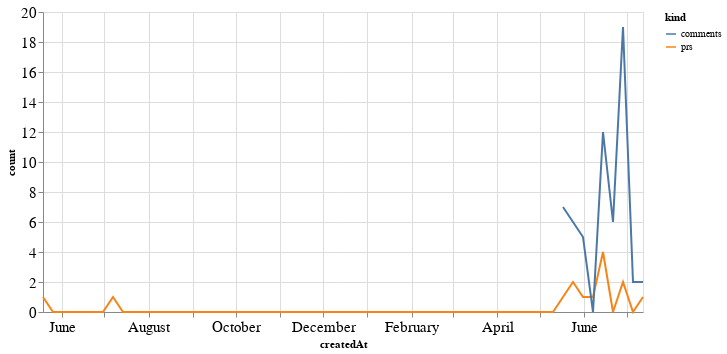

Notebook source saved alongside this figure:
### Code cell
alt.Chart(total_time, width=600).mark_line().encode(
    x='createdAt',
    y='count',
    color='kind'
)

### Figure 1 — Vega-Lite specification as saved in the notebook (floating-point values rounded to 4 significant figures)
{"config": {"axisLeft": {"labelFontSize": 15}, "axisBottom": {"labelFontSize": 15}}, "data": {"name": "data-b883c81db1449d7e592c55b234ad24ed"}, "mark": "line", "encoding": {"color": {"type": "nominal", "field": "kind"}, "x": {"type": "temporal", "field": "createdAt"}, "y": {"type": "quantitative", "field": "count"}}, "width": 600, "$schema": "https://vega.github.io/schema/vega-lite/v4.8.1.json", "datasets": {"data-b883c81db1449d7e592c55b234ad24ed": [{"createdAt": "2019-05-19T00:00:00", "kind": "prs", "count": 1.0}, {"createdAt": "2019-05-26T00:00:00", "kind": "prs", "count": 0.0}, {"createdAt": "2019-06-02T00:00:00", "kind": "prs", "count": 0.0}, {"createdAt": "2019-06-09T00:00:00", "kind": "prs", "count": 0.0}, {"createdAt": "2019-06-16T00:00:00", "kind": "prs", "count": 0.0}, {"createdAt": "2019-06-23T00:00:00", "kind": "prs", "count": 0.0}, {"createdAt": "2019-06-30T00:00:00", "kind": "prs", "count": 0.0}, {"createdAt": "2019-07-07T00:00:00", "kind": "prs", "count": 1.0}, {"createdAt": "2019-07-14T00:00:00", "kind": "prs", "count": 0.0}, {"createdAt": "2019-07-21T00:00:00", "kind": "prs", "count": 0.0}, {"createdAt": "2019-07-28T00:00:00", "kind": "prs", "count": 0.0}, {"createdAt": "2019-08-04T00:00:00", "kind": "prs", "count": 0.0}, {"createdAt": "2019-08-11T00:00:00", "kind": "prs", "count": 0.0}, {"createdAt": "2019-08-18T00:00:00", "kind": "prs", "count": 0.0}, {"createdAt": "2019-08-25T00:00:00", "kind": "prs", "count": 0.0}, {"createdAt": "2019-09-01T00:00:00", "kind": "prs", "count": 0.0}, {"createdAt": "2019-09-08T00:00:00", "kind": "prs", "count": 0.0}, {"createdAt": "2019-09-15T00:00:00", "kind": "prs", "count": 0.0}, {"createdAt": "2019-09-22T00:00:00", "kind": "prs", "count": 0.0}, {"createdAt": "2019-09-29T00:00:00", "kind": "prs", "count": 0.0}, {"createdAt": "2019-10-06T00:00:00", "kind": "prs", "count": 0.0}, {"createdAt": "2019-10-13T00:00:00", "kind": "prs", "count": 0.0}, {"createdAt": "2019-10-20T00:00:00", "kind": "prs", "count": 0.0}, {"createdAt": "2019-10-27T00:00:00", "kind": "prs", "count": 0.0}, {"createdAt": "2019-11-03T00:00:00", "kind": "prs", "count": 0.0}, {"createdAt": "2019-11-10T00:00:00", "kind": "prs", "count": 0.0}, {"createdAt": "2019-11-17T00:00:00", "kind": "prs", "count": 0.0}, {"createdAt": "2019-11-24T00:00:00", "kind": "prs", "count": 0.0}, {"createdAt": "2019-12-01T00:00:00", "kind": "prs", "count": 0.0}, {"createdAt": "2019-12-08T00:00:00", "kind": "prs", "count": 0.0}, {"createdAt": "2019-12-15T00:00:00", "kind": "prs", "count": 0.0}, {"createdAt": "2019-12-22T00:00:00", "kind": "prs", "count": 0.0}, {"createdAt": "2019-12-29T00:00:00", "kind": "prs", "count": 0.0}, {"createdAt": "2020-01-05T00:00:00", "kind": "prs", "count": 0.0}, {"createdAt": "2020-01-12T00:00:00", "kind": "prs", "count": 0.0}, {"createdAt": "2020-01-19T00:00:00", "kind": "prs", "count": 0.0}, {"createdAt": "2020-01-26T00:00:00", "kind": "prs", "count": 0.0}, {"createdAt": "2020-02-02T00:00:00", "kind": "prs", "count": 0.0}, {"createdAt": "2020-02-09T00:00:00", "kind": "prs", "count": 0.0}, {"createdAt": "2020-02-16T00:00:00", "kind": "prs", "count": 0.0}, {"createdAt": "2020-02-23T00:00:00", "kind": "prs", "count": 0.0}, {"createdAt": "2020-03-01T00:00:00", "kind": "prs", "count": 0.0}, {"createdAt": "2020-03-08T00:00:00", "kind": "prs", "count": 0.0}, {"createdAt": "2020-03-15T00:00:00", "kind": "prs", "count": 0.0}, {"createdAt": "2020-03-22T00:00:00", "kind": "prs", "count": 0.0}, {"createdAt": "2020-03-29T00:00:00", "kind": "prs", "count": 0.0}, {"createdAt": "2020-04-05T00:00:00", "kind": "prs", "count": 0.0}, {"createdAt": "2020-04-12T00:00:00", "kind": "prs", "count": 0.0}, {"createdAt": "2020-04-19T00:00:00", "kind": "prs", "count": 0.0}, {"createdAt": "2020-04-26T00:00:00", "kind": "prs", "count": 0.0}, {"createdAt": "2020-05-03T00:00:00", "kind": "prs", "count": 0.0}, {"createdAt": "2020-05-10T00:00:00", "kind": "prs", "count": 0.0}, {"createdAt": "2020-05-17T00:00:00", "kind": "prs", "count": 1.0}, {"createdAt": "2020-05-24T00:00:00", "kind": "prs", "count": 2.0}, {"createdAt": "2020-05-31T00:00:00", "kind": "prs", "count": 1.0}, {"createdAt": "2020-06-07T00:00:00", "kind": "prs", "count": 1.0}, {"createdAt": "2020-06-14T00:00:00", "kind": "prs", "count": 4.0}, {"createdAt": "2020-06-21T00:00:00", "kind": "prs", "count": 0.0}, {"createdAt": "2020-06-28T00:00:00", "kind": "prs", "count": 2.0}, {"createdAt": "2020-07-05T00:00:00", "kind": "prs", "count": 0.0}, {"createdAt": "2020-07-12T00:00:00", "kind": "prs", "count": 1.0}, {"createdAt": "2019-05-19T00:00:00", "kind": "comments", "count": null}, {"createdAt": "2019-05-26T00:00:00", "kind": "comments", "count": null}, {"createdAt": "2019-06-02T00:00:00", "kind": "comments", "count": null}, {"createdAt": "2019-06-09T00:00:00", "kind": "comments", "count": null}, {"createdAt": "2019-06-16T00:00:00", "kind": "comments", "count": null}, {"createdAt": "2019-06-23T00:00:00", "kind": "comments", "count": null}, {"createdAt": "2019-06-30T00:00:00", "kind": "comments", "count": null}, {"createdAt": "2019-07-07T00:00:00", "kind": "comments", "count": null}, {"createdAt": "2019-07-14T00:00:00", "kind": "comments", "count": null}, {"createdAt": "2019-07-21T00:00:00", "kind": "comments", "count": null}, {"createdAt": "2019-07-28T00:00:00", "kind": "comments", "count": null}, {"createdAt": "2019-08-04T00:00:00", "kind": "comments", "count": null}, {"createdAt": "2019-08-11T00:00:00", "kind": "comments", "count": null}, {"createdAt": "2019-08-18T00:00:00", "kind": "comments", "count": null}, {"createdAt": "2019-08-25T00:00:00", "kind": "comments", "count": null}, {"createdAt": "2019-09-01T00:00:00", "kind": "comments", "count": null}, {"createdAt": "2019-09-08T00:00:00", "kind": "comments", "count": null}, {"createdAt": "2019-09-15T00:00:00", "kind": "comments", "count": null}, {"createdAt": "2019-09-22T00:00:00", "kind": "comments", "count": null}, {"createdAt": "2019-09-29T00:00:00", "kind": "comments", "count": null}, {"createdAt": "2019-10-06T00:00:00", "kind": "comments", "count": null}, {"createdAt": "2019-10-13T00:00:00", "kind": "comments", "count": null}, {"createdAt": "2019-10-20T00:00:00", "kind": "comments", "count": null}, {"createdAt": "2019-10-27T00:00:00", "kind": "comments", "count": null}, {"createdAt": "2019-11-03T00:00:00", "kind": "comments", "count": null}, {"createdAt": "2019-11-10T00:00:00", "kind": "comments", "count": null}, {"createdAt": "2019-11-17T00:00:00", "kind": "comments", "count": null}, {"createdAt": "2019-11-24T00:00:00", "kind": "comments", "count": null}, {"createdAt": "2019-12-01T00:00:00", "kind": "comments", "count": null}, {"createdAt": "2019-12-08T00:00:00", "kind": "comments", "count": null}, {"createdAt": "2019-12-15T00:00:00", "kind": "comments", "count": null}, {"createdAt": "2019-12-22T00:00:00", "kind": "comments", "count": null}, {"createdAt": "2019-12-29T00:00:00", "kind": "comments", "count": null}, {"createdAt": "2020-01-05T00:00:00", "kind": "comments", "count": null}, {"createdAt": "2020-01-12T00:00:00", "kind": "comments", "count": null}, {"createdAt": "2020-01-19T00:00:00", "kind": "comments", "count": null}, {"createdAt": "2020-01-26T00:00:00", "kind": "comments", "count": null}, {"createdAt": "2020-02-02T00:00:00", "kind": "comments", "count": null}, {"createdAt": "2020-02-09T00:00:00", "kind": "comments", "count": null}, {"createdAt": "2020-02-16T00:00:00", "kind": "comments", "count": null}, {"createdAt": "2020-02-23T00:00:00", "kind": "comments", "count": null}, {"createdAt": "2020-03-01T00:00:00", "kind": "comments", "count": null}, {"createdAt": "2020-03-08T00:00:00", "kind": "comments", "count": null}, {"createdAt": "2020-03-15T00:00:00", "kind": "comments", "count": null}, {"createdAt": "2020-03-22T00:00:00", "kind": "comments", "count": null}, {"createdAt": "2020-03-29T00:00:00", "kind": "comments", "count": null}, {"createdAt": "2020-04-05T00:00:00", "kind": "comments", "count": null}, {"createdAt": "2020-04-12T00:00:00", "kind": "comments", "count": null}, {"createdAt": "2020-04-19T00:00:00", "kind": "comments", "count": null}, {"createdAt": "2020-04-26T00:00:00", "kind": "comments", "count": null}, {"createdAt": "2020-05-03T00:00:00", "kind": "comments", "count": null}, {"createdAt": "2020-05-10T00:00:00", "kind": "comments", "count": null}, {"createdAt": "2020-05-17T00:00:00", "kind": "comments", "count": 7.0}, {"createdAt": "2020-05-24T00:00:00", "kind": "comments", "count": 6.0}, {"createdAt": "2020-05-31T00:00:00", "kind": "comments", "count": 5.0}, {"createdAt": "2020-06-07T00:00:00", "kind": "comments", "count": 0.0}, {"createdAt": "2020-06-14T00:00:00", "kind": "comments", "count": 12.0}, {"createdAt": "2020-06-21T00:00:00", "kind": "comments", "count": 6.0}, {"createdAt": "2020-06-28T00:00:00", "kind": "comments", "count": 19.0}, {"createdAt": "2020-07-05T00:00:00", "kind": "comments", "count": 2.0}, {"createdAt": "2020-07-12T00:00:00", "kind": "comments", "count": 2.0}]}}
